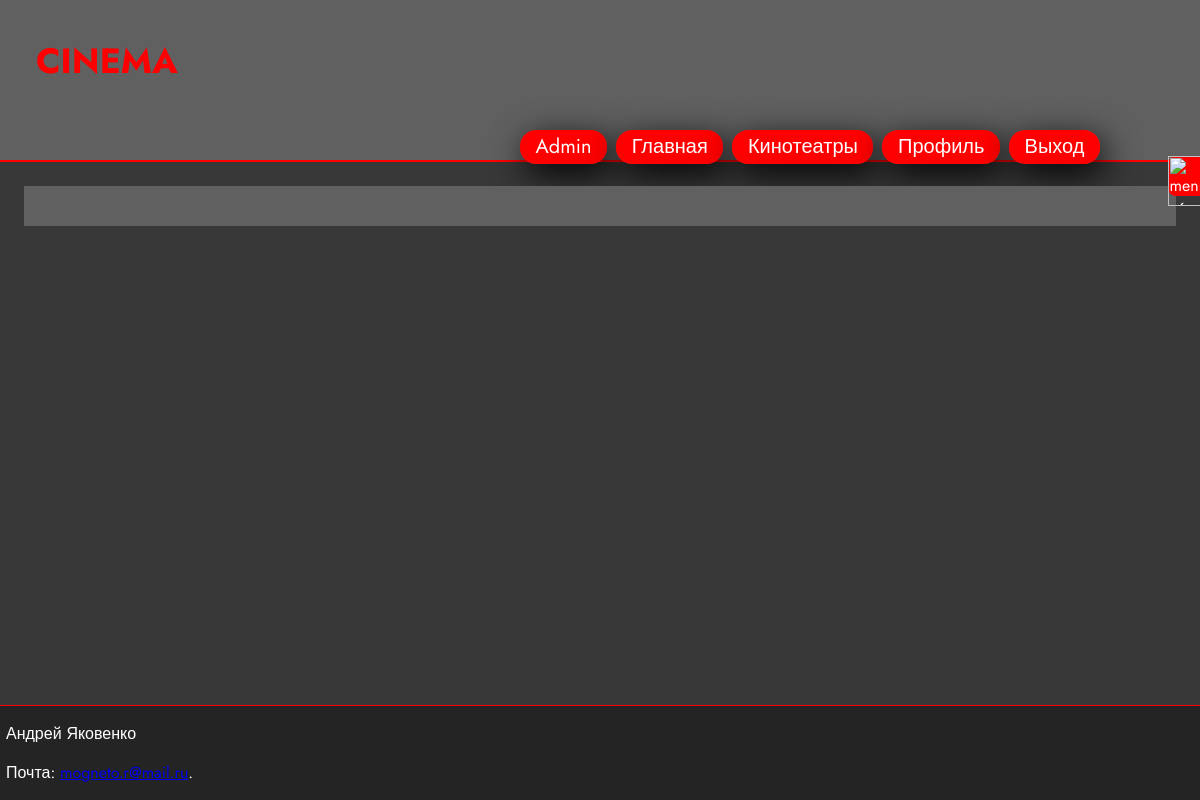
/manage/booking (signed in), run on an earlier commit of the app's database.
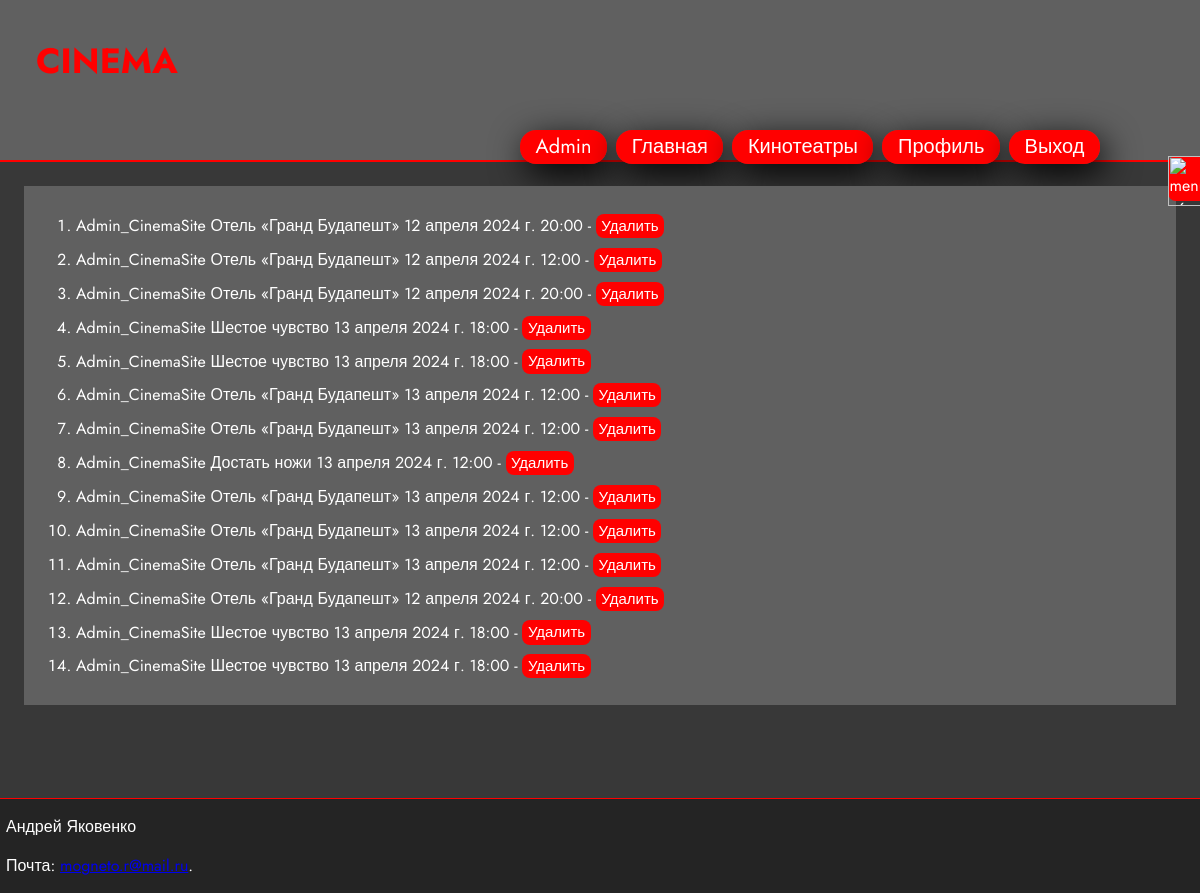
And on a later commit of the database.
### card/models.py (models this page shows, shortened)
class Booking(models.Model):
    user = models.ForeignKey(User, on_delete=models.CASCADE)
    cinema = models.ForeignKey(Cinema, on_delete=models.CASCADE)
    hall = models.ForeignKey(Hall, on_delete=models.CASCADE)
    position = models.CharField(max_length=10)
    resault_price = models.CharField(max_length=15)
    film = models.ForeignKey(Film, on_delete=models.CASCADE)
    screening = models.ForeignKey('Screening', on_delete=models.CASCADE)

class Film(models.Model):
    title = models.CharField(max_length=50)
    category = models.ManyToManyField(Category)
    img_url = models.URLField()
    discription =  models.CharField(max_length=1000)
    year = models.IntegerField(null=True)
    country = models.CharField(max_length=50)
    director = models.ManyToManyField(Director)
    duration = models.IntegerField(null=True)

class Screening(models.Model):
    cinema = models.ForeignKey(Cinema, on_delete=models.CASCADE)
    hall = models.ForeignKey(Hall, on_delete=models.CASCADE)
    film = models.ForeignKey(Film, on_delete=models.CASCADE)
    start_time = models.DateTimeField()
    end_time = models.DateTimeField()

### card/views.py (the view)
# urls.py: path('manage/booking', views.booking_list, name='booking_list'),
@login_required
@user_passes_test(employer_check)
def booking_list(request):
    bookings = Booking.objects.all()
    menu_items = MenuItem.objects.filter(parent__isnull=True)
    return render(request, 'manage/bookings/booking_list.html', {'bookings': bookings, 'menu_items': menu_items})

### card/views.py (called while the page is built)
def employer_check(user):
    return user.profile.is_employer

### card/templates/manage/bookings/booking_list.html (shortened to what this page needs)
{% extends "card/base.html" %}
{%block content%}
    <div class='list_div'>
        <ol>
            {%for booking in bookings %}
                <li>
                    {{booking.user}} {{booking.film.title}} {{booking.screening.start_time}} -
                    <a href="{% url 'delete_booking' pk=booking.pk%}">Удалить</a>
                </li>
            {%endfor%}
        </ol>
    </div>
{%endblock%}

What changed in the data, as far as the page shows it:
added Booking: user "Admin_CinemaSite", film "Отель «Гранд Будапешт»", screening.start_time "12 апреля 2024 г. 20:00"
added Booking: user "Admin_CinemaSite", film "Отель «Гранд Будапешт»", screening.start_time "12 апреля 2024 г. 12:00"
added Booking: user "Admin_CinemaSite", film "Отель «Гранд Будапешт»", screening.start_time "12 апреля 2024 г. 20:00"
added Booking: user "Admin_CinemaSite", film "Шестое чувство", screening.start_time "13 апреля 2024 г. 18:00"
added Booking: user "Admin_CinemaSite", film "Шестое чувство", screening.start_time "13 апреля 2024 г. 18:00"
added Booking: user "Admin_CinemaSite", film "Отель «Гранд Будапешт»", screening.start_time "13 апреля 2024 г. 12:00"
added Booking: user "Admin_CinemaSite", film "Отель «Гранд Будапешт»", screening.start_time "13 апреля 2024 г. 12:00"
added Booking: user "Admin_CinemaSite", film "Достать ножи", screening.start_time "13 апреля 2024 г. 12:00"
added Booking: user "Admin_CinemaSite", film "Отель «Гранд Будапешт»", screening.start_time "13 апреля 2024 г. 12:00"
added Booking: user "Admin_CinemaSite", film "Отель «Гранд Будапешт»", screening.start_time "13 апреля 2024 г. 12:00"
added Booking: user "Admin_CinemaSite", film "Отель «Гранд Будапешт»", screening.start_time "13 апреля 2024 г. 12:00"
added Booking: user "Admin_CinemaSite", film "Отель «Гранд Будапешт»", screening.start_time "12 апреля 2024 г. 20:00"
added Booking: user "Admin_CinemaSite", film "Шестое чувство", screening.start_time "13 апреля 2024 г. 18:00"
added Booking: user "Admin_CinemaSite", film "Шестое чувство", screening.start_time "13 апреля 2024 г. 18:00"
